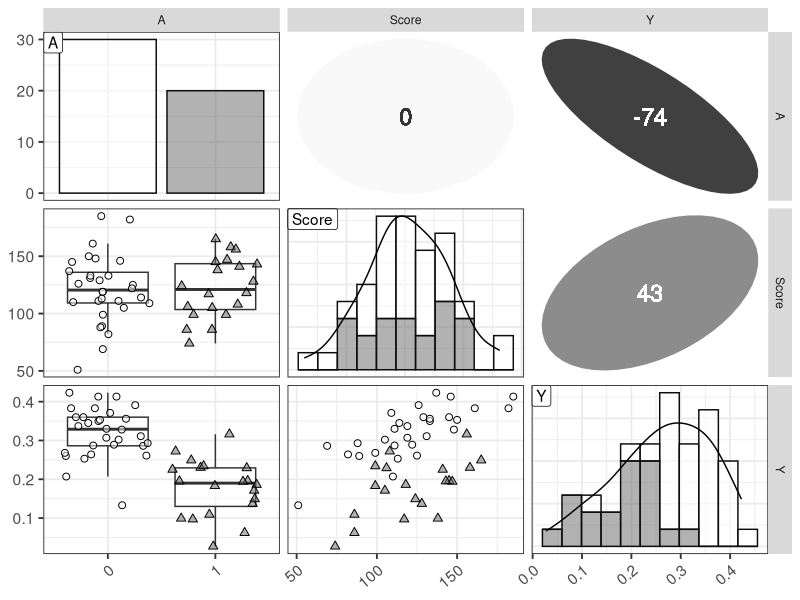

This figure's R source:
library(ggplot2)
library(GGally)

set.seed(123)
d <- read.csv(file='input/data-attendance-1.txt')
d$A <- as.factor(d$A)

N_col <- ncol(d)
ggp <- ggpairs(d, upper='blank', diag='blank', lower='blank')

for (i in 1:N_col) {
  x <- d[,i]
  p <- ggplot(data.frame(x, A=d$A), aes(x)) +
    theme_bw(base_size=14) +
    theme(axis.text.x=element_text(angle=40, vjust=1, hjust=1))
  if (class(x) == 'factor') {
    p <- p + geom_bar(aes(fill=A), color='grey5')
  } else {
    bw <- (max(x)-min(x))/10
    p <- p + geom_histogram(binwidth=bw, aes(fill=A), color='grey5') +
      geom_line(eval(bquote(aes(y=..count..*.(bw)))), stat='density')
  }
  p <- p + geom_label(data=data.frame(x=-Inf, y=Inf, label=colnames(d)[i]), aes(x=x, y=y, label=label), hjust=0, vjust=1) +
    scale_fill_manual(values=alpha(c('white', 'grey40'), 0.5))
  ggp <- putPlot(ggp, p, i, i)
}

zcolat <- seq(-1, 1, length=81)
zcolre <- c(zcolat[1:40]+1, rev(zcolat[41:81]))

for (i in 1:(N_col-1)) {
  for (j in (i+1):N_col) {
    x <- as.numeric(d[,i])
    y <- as.numeric(d[,j])
    r <- cor(x, y, method='spearman', use='pairwise.complete.obs')
    zcol <- lattice::level.colors(r, at=zcolat, col.regions=grey(zcolre))
    textcol <- ifelse(abs(r) < 0.4, 'grey20', 'white')
    ell <- ellipse::ellipse(r, level=0.95, type='l', npoints=50, scale=c(.2, .2), centre=c(.5, .5))
    p <- ggplot(data.frame(ell), aes(x=x, y=y))
    p <- p + theme_bw() + theme(
      plot.background=element_blank(),
      panel.grid.major=element_blank(), panel.grid.minor=element_blank(),
      panel.border=element_blank(), axis.ticks=element_blank()) +
      geom_polygon(fill=zcol, color=zcol) +
      geom_text(data=NULL, x=.5, y=.5, label=100*round(r, 2), size=6, col=textcol)
    ggp <- putPlot(ggp, p, i, j)
  }
}

for (j in 1:(N_col-1)) {
  for (i in (j+1):N_col) {
    x <- d[,j]
    y <- d[,i]
    p <- ggplot(data.frame(x, y, gr=d$A), aes(x=x, y=y, fill=gr, shape=gr)) +
      theme_bw(base_size=14) +
      theme(axis.text.x=element_text(angle=40, vjust=1, hjust=1))
    if (class(x) == 'factor') {
      p <- p + geom_boxplot(aes(group=x), alpha=3/6, outlier.shape=NA, fill='white') +
        geom_point(position=position_jitter(w=0.4, h=0), size=2)
    } else {
      p <- p + geom_point(size=2)
    }
    p <- p + scale_shape_manual(values=c(21, 24)) +
      scale_fill_manual(values=alpha(c('white', 'grey40'), 0.5))
    ggp <- putPlot(ggp, p, i, j)
  }
}

png(file='output/fig5-1.png', w=1600, h=1600, res=300)
print(ggp, left=0.3, bottom=0.3)
dev.off()
